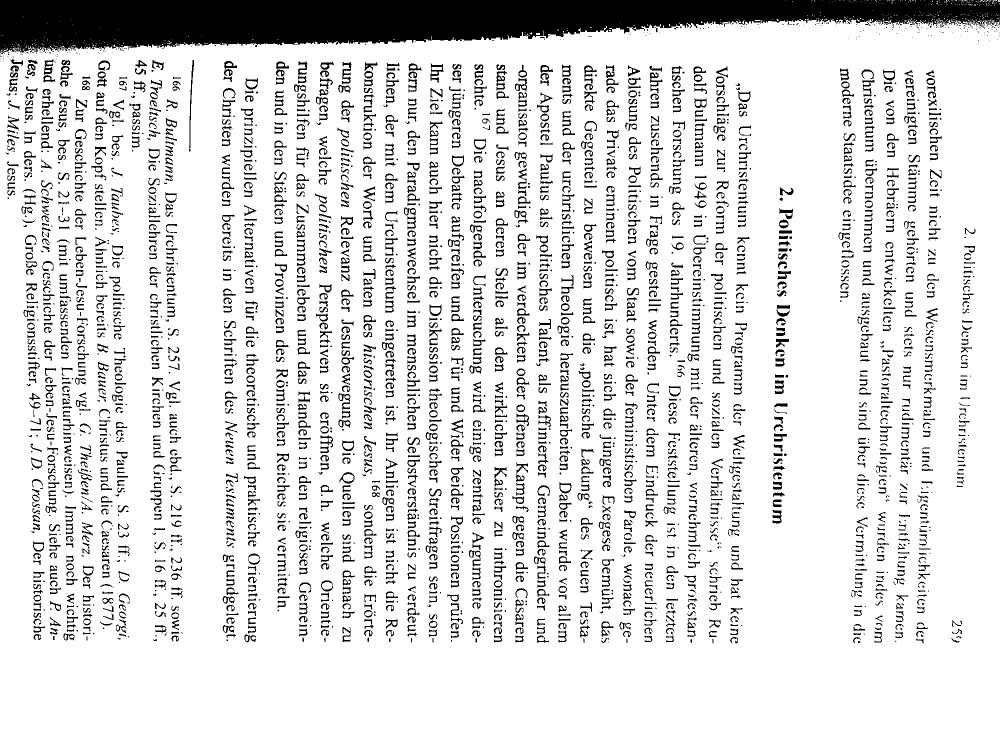
#> input picture images/mod/book_deskew.jpg, 2000 x 1500 px (shown at 1/2 size)
$ python -i process.py   (imports and definitions only)
#> lines starting #> are read from the running program, lines starting #| are printed output that depends on the picture; after the words box and inside, x2 and y2 are one past the last pixel; in counts of white or black regions, pixels touching at a corner belong together
import os
import cv2
from matplotlib import pyplot as plt
import numpy as np
from PIL import Image


# Function to create a new directory if it does not yet exist
# [42 lines left out: functions createDirectory, resize, display, not called in this run]


# Funtion to obtain a gray scale image
def grayScale(image):
    return cv2.cvtColor(image, cv2.COLOR_BGR2GRAY)

# Function to remove noise
# [26 lines left out: functions removeNoise, changeFontSize, not called in this run]

# Function to get the skew angle of an image
# Corrected version of the original by: Leo Ertuna (https://becominghuman.ai/how-to-automatically-deskew-straighten-a-text-image-using-opencv-a0c30aed83df)
# see changes in the cv2.minAreaRect() function since version 4.5.1: https://github.com/opencv/opencv/issues/19472
def getSkewAngle(image, verbose: bool=False) -> float:

    newImage = image.copy()

    # Prepare image, convert to gray scale, blur, and threshold
    if len(newImage.shape) == 3:
        gray = cv2.cvtColor(src=newImage, code=cv2.COLOR_BGR2GRAY)
    else:
        gray = image
    blur = cv2.GaussianBlur(src=gray, ksize=(1, 1), sigmaX=0)
    # cv2.imshow("blur", blur)
    # cv2.waitKey(0)
    thresh = cv2.threshold(src=blur, thresh=0, maxval=255, type=cv2.THRESH_BINARY_INV + cv2.THRESH_OTSU)[1]
    # cv2.imshow("thresh", thresh)
    # cv2.waitKey(0)

    # Apply dilate to merge text into meaningful lines/paragraphs
    # Use larger kernel on x axis to merge characters into single line, cancelling out any spaces
    # Use smaller kernel on y axis to separate between different blocks of text
    kernel = cv2.getStructuringElement(shape=cv2.MORPH_RECT, ksize=(30, 5))
    dilate = cv2.dilate(src=thresh, kernel=kernel, iterations=1)
    # cv2.imshow("dilate", dilate)
    # cv2.waitKey(0)

    # Find all contours
    contours, hierarchy = cv2.findContours(image=dilate, mode=cv2.RETR_LIST, method=cv2.CHAIN_APPROX_SIMPLE)
    contours = sorted(contours, key=cv2.contourArea, reverse=True)
    # [9 lines of commented-out code are left out]
    if len(contours) == 0:
        print("No contours found.")
        return 0

    # Find largest contour and surround in min area box
    largestContour = contours[0]
    newImage = cv2.drawContours(newImage, [largestContour], -1, (255, 0, 0), 2)
    # cv2.imshow("Largest Contour", newImage)  # Display the image with the contour
    # cv2.waitKey(0)  # Wait for a key press to close the window
    if verbose == True:
        print(f"Number of contours: {len(contours)}")
    minAreaRect = cv2.minAreaRect(largestContour)
    box = cv2.boxPoints(minAreaRect)  # Get the four corners of the rectangle
    box = np.int0(box)  # Convert to integer coordinates
    cv2.drawContours(newImage, [box], 0, (0, 0, 255), 2)  # Draw the rectangle on the image
    # cv2.imshow("box", newImage)
    # cv2.waitKey(0)
    angle = minAreaRect[-1]
    # if height > width, the (distorted) rotation is likely clockwise
    if angle < 45:
        return -angle
    # if width > height, the (distorted) rotation is likely counterclockwise
    else:
        return 90.0 - angle

# Function to rotate an image
# Source: Leo Ertuna (https://becominghuman.ai/how-to-automatically-deskew-straighten-a-text-image-using-opencv-a0c30aed83df)
def rotate(image, angle: float):
    (h, w) = image.shape[:2]
    center = (w // 2, h // 2)
    M = cv2.getRotationMatrix2D(center=center, angle=angle, scale=1.0)
    image = cv2.warpAffine(src=image, M=M, dsize=(w, h), flags=cv2.INTER_CUBIC, borderMode=cv2.BORDER_REPLICATE)
    return image

# Function to get the skew angle and rotate the image accordingly
# Source: Leo Ertuna (https://becominghuman.ai/how-to-automatically-deskew-straighten-a-text-image-using-opencv-a0c30aed83df)
def deskew(image, verbose: bool=False):
    angle = getSkewAngle(image, verbose)
    return rotate(image, angle=-angle)

# Function to remove borders
# [36 lines left out: functions removeBorders, addBorders, identifyStructure, not called in this run]

>>> import cv2
>>> picture = cv2.imread('../images/mod/book_deskew.jpg')
#> picture is the input picture: shape (1500, 2000, 3); min 0, max 255, mean 222.1
>>> result = deskew(picture)
#> in getSkewAngle, `thresh = cv2.threshold(src=blur, thresh=0, maxval=255, type=cv2.THRESH..`:
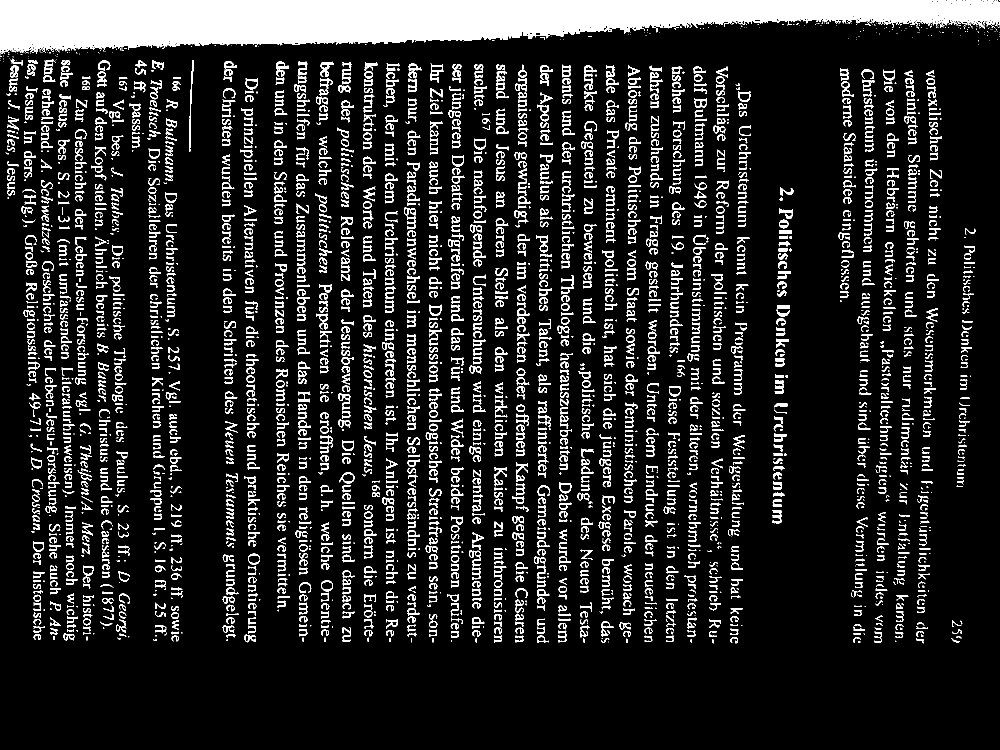
#> thresh: shape (1500, 2000) (shown at 1/2 size); 12.8% white; 3618 white regions (1014 under 20 px), largest, box (x1, y1, x2, y2) and area: (0, 0, 2000, 108) 139680, (378, 120, 388, 304) 441, (684, 124, 703, 169) 380
#> in getSkewAngle, `dilate = cv2.dilate(src=thresh, kernel=kernel, iterations=1)`:
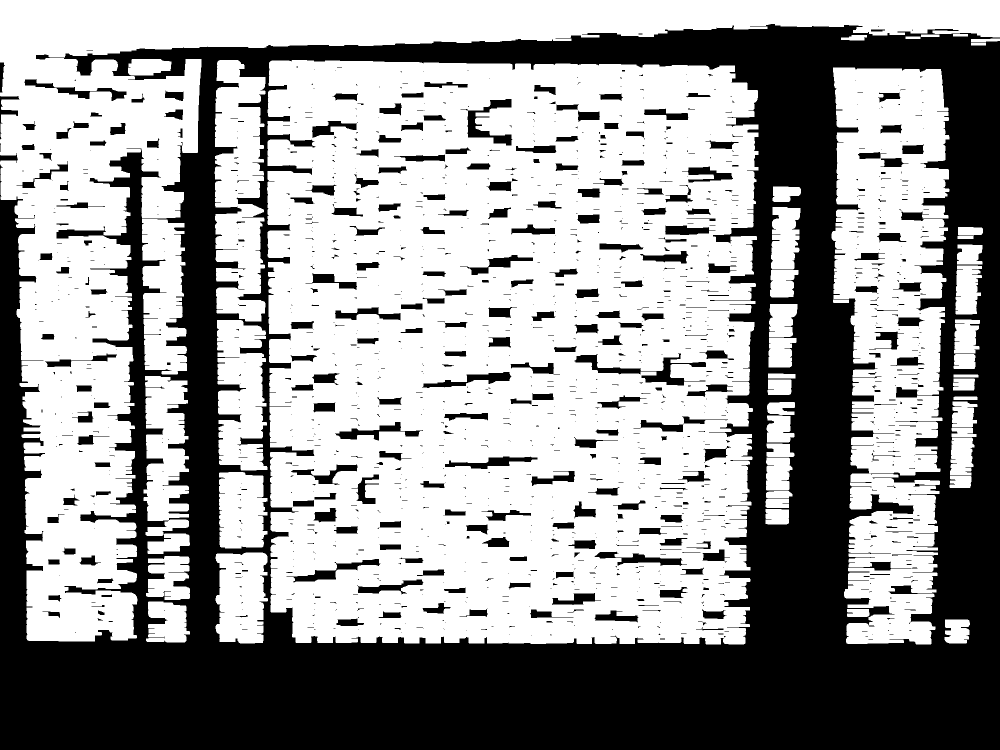
#> dilate: shape (1500, 2000) (shown at 1/2 size); 60.2% white; 1398 black regions (970 under 20 px)
#> in getSkewAngle, `contours, hierarchy = cv2.findContours(image=dilate, mode=cv2.RETR_LIS..`: contours = 1567 contours, 872 with area under 20; largest, box (x1, y1, x2, y2) and area: (534, 120, 1517, 1289) 1093498, (0, 0, 2000, 1283) 434387, (1663, 135, 1899, 1289) 196354, (429, 120, 531, 643) 39830, (434, 640, 535, 941) 22930
#> in getSkewAngle, `largestContour = contours[0]`: largestContour = contour of 1672 points, box (x1, y1, x2, y2) (534, 120, 1517, 1289), area 1093498
#> in getSkewAngle, `minAreaRect = cv2.minAreaRect(largestContour)`: minAreaRect = ((1022.8, 705.2), (1165.1, 981.8), -89.63)
#> in getSkewAngle, `box = cv2.boxPoints(minAreaRect)`: box = [[1509.9, 1290.9], [528.2, 1284.6], [535.6, 119.5], [1517.4, 125.8]]
#> in getSkewAngle, `box = np.int0(box)`: box = [[1509, 1290], [528, 1284], [535, 119], [1517, 125]]
#> in getSkewAngle, `cv2.drawContours(newImage, [box], 0, (0, 0, 255), 2)`:
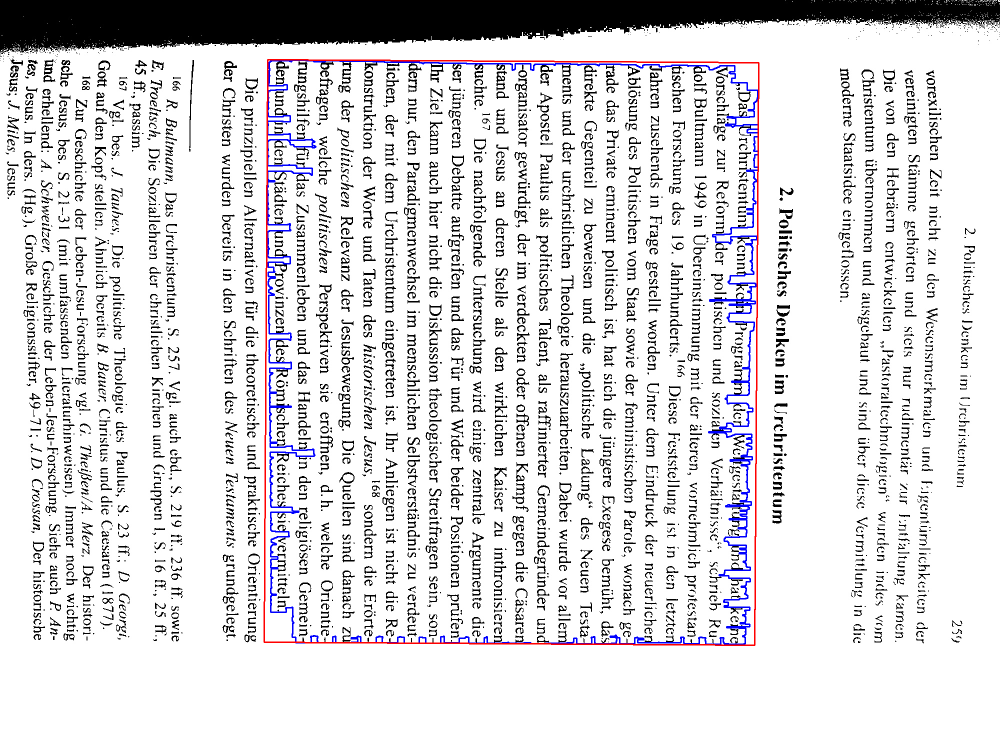
#> newImage: shape (1500, 2000, 3) (shown at 1/2 size); mean B, G, R 221, 218.9, 220
#> in getSkewAngle, `angle = minAreaRect[-1]`: angle = -89.63
#> in deskew, `angle = getSkewAngle(image, verbose)`: angle = 89.63
#> in rotate, `image = cv2.warpAffine(src=image, M=M, dsize=(w, h), flags=cv2.INTER_C..`:
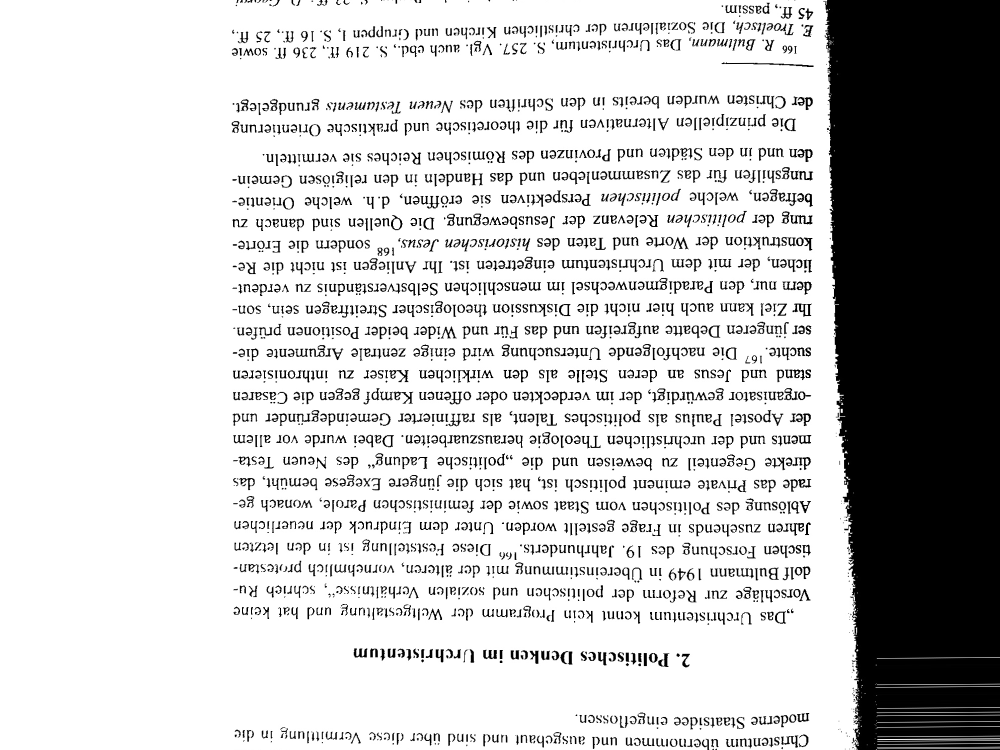
#> image: shape (1500, 2000, 3) (shown at 1/2 size); min 0, max 255, mean 198.3
